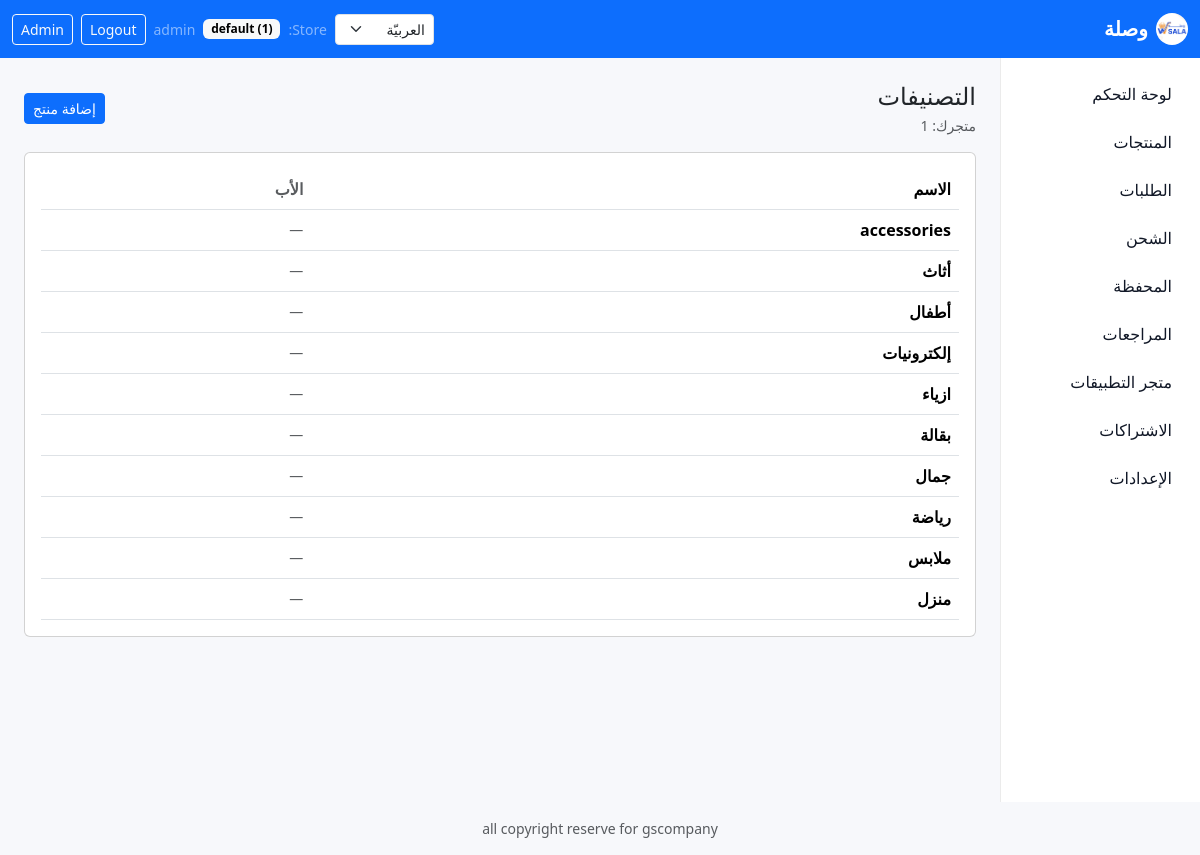
Page /categories/ (signed in) on the committed database.
### apps/tenants/models.py (models this page shows, shortened)
class Tenant(models.Model):
    slug = models.SlugField(max_length=100, unique=True)
    name = models.CharField(max_length=200)
    is_active = models.BooleanField(default=True)
    is_published = models.BooleanField(default=False)
    activated_at = models.DateTimeField(null=True, blank=True)
    deactivated_at = models.DateTimeField(null=True, blank=True)
    domain = models.CharField(max_length=255, blank=True, default="")
    subdomain = models.CharField(max_length=100, blank=True, default="")
    currency = models.CharField(max_length=10, default="SAR")
    language = models.CharField(max_length=10, default="ar")
    logo = models.ImageField(upload_to=tenant_logo_upload_to, blank=True, null=True)
    primary_color = models.CharField(max_length=7, blank=True, default="")
    secondary_color = models.CharField(max_length=7, blank=True, default="")
    setup_step = models.PositiveSmallIntegerField(default=1)
    setup_completed = models.BooleanField(default=False)
    setup_completed_at = models.DateTimeField(null=True, blank=True)
    created_at = models.DateTimeField(auto_now_add=True)
    updated_at = models.DateTimeField(auto_now=True)
    class Meta:
        indexes = [
            models.Index(fields=["is_active"]),
            models.Index(fields=["is_published"], name="tenants_tenant_is_pub_idx"),
        ]

### apps/catalog/models.py (models this page shows, shortened)
class Category(models.Model):
    store_id = models.IntegerField(default=1, db_index=True)
    name = models.CharField(max_length=255)
    parent = models.ForeignKey("self", null=True, blank=True, on_delete=models.SET_NULL)

### wasla_sore/web_views.py (the view)
# urls.py: path("categories/", web_views.category_list, name="categories"),
@login_required
@require_GET
@tenant_access_required
def category_list(request: HttpRequest) -> HttpResponse:
    store_id = _get_store_id(request)
    categories = Category.objects.filter(store_id=store_id).order_by("name")
    return render(request, "web/categories/list.html", {"store_id": store_id, "categories": categories})

### apps/tenants/application/policies/ownership.py (called while the page is built, shortened)
    @staticmethod
    def _is_superuser(user: AbstractBaseUser | AnonymousUser) -> bool:
        return bool(getattr(user, "is_authenticated", False) and getattr(user, "is_superuser", False))

    @staticmethod
    def ensure_can_access(*, user: AbstractBaseUser | AnonymousUser, tenant: Tenant) -> None:
        if not tenant.is_active:
            raise StoreInactiveError("Store is inactive.")
        if EnsureTenantOwnershipPolicy._is_superuser(user):
            return

### wasla_sore/web_views.py (called while the page is built)
def _get_store_id(request: HttpRequest) -> int:
    tenant = getattr(request, "tenant", None)
    tenant_id = getattr(tenant, "id", None) if tenant is not None else None
    if isinstance(tenant_id, int) and tenant_id > 0:
        return tenant_id
    raise PermissionDenied("Tenant context is required.")

### templates/web/categories/list.html (shortened to what this page needs)
{% extends "base.html" %}
{% block content %}
<div class="d-flex align-items-center justify-content-between flex-wrap gap-2 mb-3">
  <div>
    <h1 class="h4 mb-1">التصنيفات</h1>
    <div class="text-muted small">متجرك: {{ store_id }}</div>
  </div>
  <a class="btn btn-sm btn-primary" href="{% url 'web:product_create' %}">إضافة منتج</a>
</div>
<div class="card">
  <div class="card-body">
    {% if categories %}
      <div class="table-responsive">
        <table class="table align-middle mb-0">
          <thead>
            <tr>
              <th>الاسم</th>
              <th class="text-muted">الأب</th>
            </tr>
          </thead>
          <tbody>
            {% for c in categories %}
              <tr>
                <td class="fw-semibold">{{ c.name }}</td>
                <td class="text-muted small">{% if c.parent %}{{ c.parent.name }}{% else %}—{% endif %}</td>
              </tr>
            {% endfor %}
          </tbody>
        </table>
      </div>
    {% else %}
      <div class="text-center py-5">
        <div class="h5 mb-2">لا توجد تصنيفات بعد</div>
        <div class="text-muted mb-3">ابدأ بإضافة أول منتج واختر له تصنيفًا.</div>
        <a class="btn btn-primary" href="{% url 'web:product_create' %}">إضافة منتج</a>
      </div>
    {% endif %}
  </div>
</div>
{% endblock %}

### templates/layouts/dashboard_base.html (shortened to what this page needs)
{% load static %}
{% load i18n %}
<!doctype html>
<html lang="{{ LANGUAGE_CODE }}" dir="{% if LANGUAGE_BIDI %}rtl{% else %}ltr{% endif %}">
  <head>
    {% if LANGUAGE_BIDI %}
      <link href="https://cdn.jsdelivr.net/npm/bootstrap@5.3.3/dist/css/bootstrap.rtl.min.css" rel="stylesheet" />
    {% else %}
      <link href="https://cdn.jsdelivr.net/npm/bootstrap@5.3.3/dist/css/bootstrap.min.css" rel="stylesheet" />
    {% endif %}
    <link rel="stylesheet" href="{% static 'css/app.css' %}" />
    <link rel="stylesheet" href="{% static 'wasla/css/hero_banner.css' %}" />
  </head>
  <body>
    <nav class="navbar navbar-expand-lg navbar-dark bg-primary">
      <div class="container-fluid">
        <a class="navbar-brand fw-bold d-flex align-items-center gap-2" href="{% url 'web:dashboard' %}">
          <img src="{% static 'images/logo.jpeg' %}" alt="وصلة" class="wasla-logo" />
          <span>وصلة</span>
        </a>
        <div class="d-flex align-items-center gap-2">
          <form action="{% url 'set_language' %}" method="post" class="d-inline">
            <select name="language" class="form-select form-select-sm" onchange="this.form.submit()">
              {% get_current_language as CURRENT_LANGUAGE %}
              {% get_available_languages as AVAILABLE_LANGUAGES %}
              {% for lang in AVAILABLE_LANGUAGES %}
                <option value="{{ lang.0 }}" {% if lang.0 == CURRENT_LANGUAGE %}selected{% endif %}>{{ lang.1 }}</option>
              {% endfor %}
            </select>
          </form>
          <span class="text-white-50 small">{% trans "Store" %}:</span>
          <span class="badge text-bg-light">
            {% if request.tenant %}
              {{ request.tenant.slug }} ({{ request.tenant.id }})
            {% elif user.is_authenticated %}
              No store
            {% else %}
              —
            {% endif %}
          </span>
          {% if user.is_authenticated %}
            <span class="text-white-50 small">{{ user.username }}</span>
            <form method="post" action="{% url 'logout' %}" class="d-inline">
              <button class="btn btn-sm btn-outline-light" type="submit">{% trans "Logout" %}</button>
            </form>
          {% else %}
            <a class="btn btn-sm btn-outline-light" href="{% url 'login' %}">{% trans "Login" %}</a>
            <a class="btn btn-sm btn-light" href="{% url 'signup' %}">{% trans "Sign up" %}</a>
          {% endif %}
          <a class="btn btn-sm btn-outline-light" href="{% url 'admin:index' %}">{% trans "Admin" %}</a>
        </div>
      </div>
    </nav>
    <div class="container-fluid">
      <div class="row">
        <aside class="col-12 col-lg-2 p-3 sidebar">
          {% include 'web/partials/sidebar.html' %}
        </aside>
        <main class="col-12 col-lg-10 p-3 p-lg-4">
          {% block content %}{% endblock %}
        </main>
      </div>
    </div>
    <footer class="text-center text-muted small py-3">all copyright reserve for gscompany</footer>
  </body>
</html>

### static/css/app.css (style rules this page uses)
body { background: #f7f8fb; }
.wasla-logo { width: 32px; height: 32px; border-radius: 50%; object-fit: cover; }
.sidebar { min-height: calc(100vh - 56px); background: #ffffff; border-inline-end: 1px solid rgba(0, 0, 0, 0.08); }

### static/wasla/css/hero_banner.css (style rules this page uses)
:root { --wasla-hero-bg-1: #0b3d91; --wasla-hero-bg-2: #1d4ed8; --wasla-hero-accent: #f59e0b; --wasla-hero-surface: rgba(255, 255, 255, 0.12); --wasla-hero-border: rgba(255, 255, 255, 0.18); }
@media (prefers-reduced-motion: no-preference) { html { scroll-behavior: smooth; } }

### rows in the picture
Tenant: tenant.slug "default", tenant.id "1"
Category: name "accessories"
Category: name "أثاث"
Category: name "أطفال"
Category: name "إلكترونيات"
Category: name "ازياء"
Category: name "بقالة"
Category: name "جمال"
Category: name "رياضة"
Category: name "ملابس"
Category: name "منزل"

### other values in the picture
{{ user.username }} "admin"
{{ store_id }} "1"
form field language "العربيّة"
